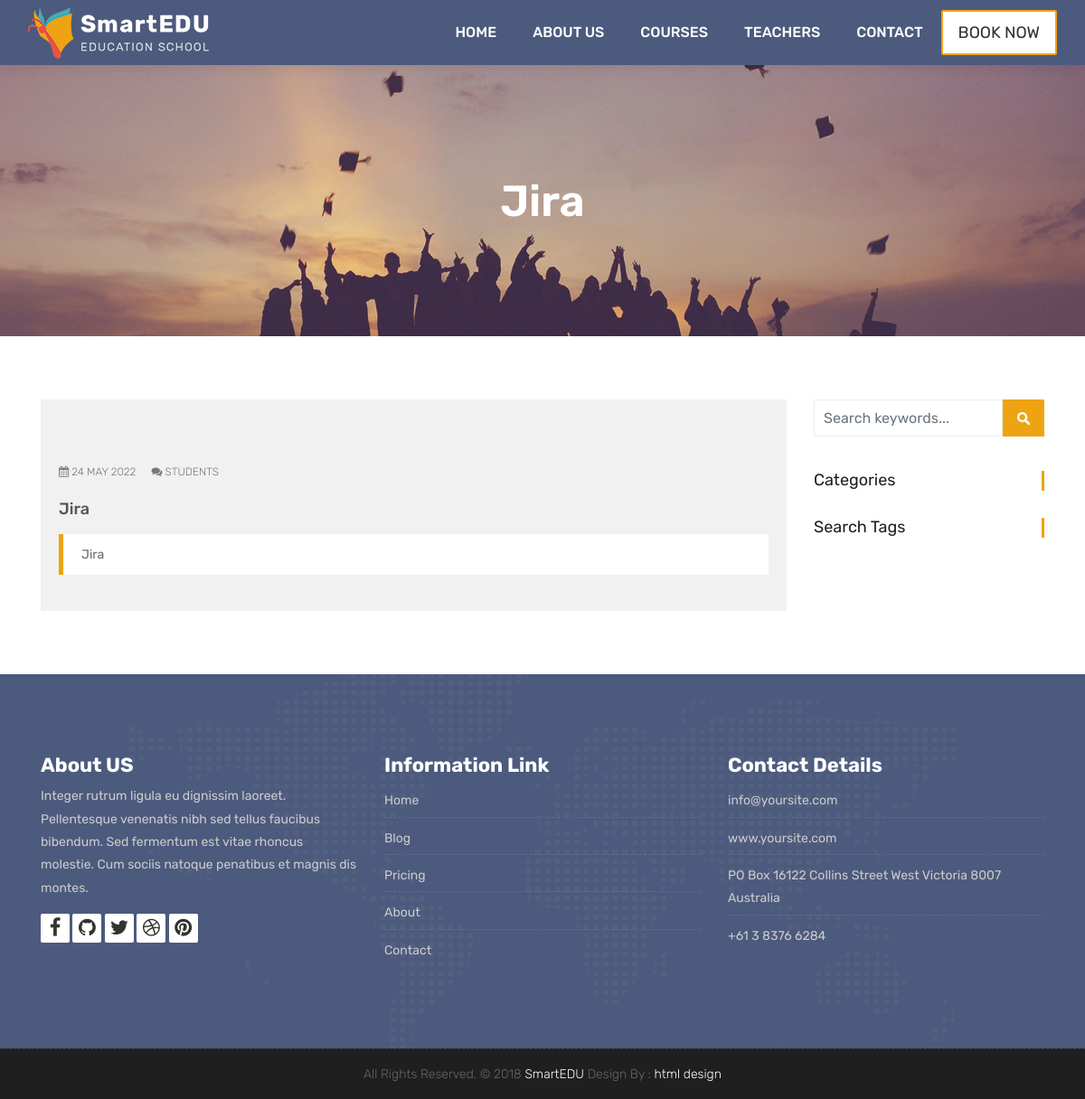
/course/web-design/1, run on the app's committed database.
### courses/models.py (models this page shows, shortened)
class Course(models.Model):
    name = models.CharField(max_length=100, unique=True, verbose_name= "Kurs Adı", help_text= "Kurs adını yazınız")
    category = models.ForeignKey(Category, null=True, on_delete=models.DO_NOTHING)
    tags = models.ManyToManyField(Tag, null=True, blank=True)
    description = models.TextField(blank=True, null=True)
    image = models.ImageField(upload_to= "media/%Y %m %d/", default="media/courseisnot.png")
    date = models.DateTimeField(auto_now=True)
    available = models.BooleanField(default=True)

### courses/views.py (the view)
# urls.py: path('<slug:category_slug>/<int:course_id>', course_detail, name = "course_detail"),
def course_detail(request, category_slug, course_id):
    course = Course.objects.get(category__slug=category_slug, id=course_id)
    context = {
        'course' : course
    }
    return render(request, 'course.html', context)

### templates/course.html (shortened to what this page needs)
{% extends 'partials/_base.html' %}
{% load static %}
{% block content %}
<div class="all-title-box">
	<div class="container text-center">
		<h1>{{course.name}}</span></h1>
	</div>
</div>
<div id="overviews" class="section wb">
	<div class="container">
		<div class="row">
			<div class="col-lg-9 blog-post-single">
				<div class="blog-item">
					<div class="image-blog">
					</div>
					<div class="post-content">
						<div class="meta-info-blog">
							<span><i class="fa fa-calendar"></i> {{course.date|date:"d M Y"}}</span>
							<span><i class="fa fa-comments"></i> Students</span>
						</div>
						<div class="blog-title">
							<h2><a href="#" title="">{{course.name}}</a></h2>
						</div>
						<div class="blog-desc">
							<blockquote class="default">
								{{course.description}}
							</blockquote>
						</div>
					</div>
				</div>
			</div>
			<div class="col-lg-3 col-12 right-single">
				<div class="widget-search">
					<div class="site-search-area">
						<form method="get" id="site-searchform" action="#">
							<div>
								<input class="input-text form-control" name="search-k" id="search-k"
									placeholder="Search keywords..." type="text">
								<input id="searchsubmit" value="Search" type="submit">
							</div>
						</form>
					</div>
				</div>
				<div class="widget-categories">
					<h3 class="widget-title">Categories</h3>
				</div>
				<div class="widget-tags">
					<h3 class="widget-title">Search Tags</h3>
				</div>
			</div>
		</div>
	</div>
</div>
{% endblock %}

### static/style.css (style rules this page uses)
body { color: #333333; font-size: 14px; font-family: 'Rubik', sans-serif; line-height: 1.80857; }
html, body { height: 100%; }
a { color: #1f1f1f; text-decoration: none !important; outline: none !important; -webkit-transition: all .3s ease-in-out; -moz-transition: all .3s ease-in-out; -ms-transition: all .3s ease-in-out; -o-transition: all .3s ease-in-out; transition: all .3s ease-in-out; }
h1, h2, h3, h4, h5, h6 { letter-spacing: 0; font-weight: normal; position: relative; padding: 0 0 10px 0; font-weight: normal; line-height: 120% !important; color: #1f1f1f; margin: 0 }
h1 { font-size: 24px }
h2 { font-size: 22px }
h3 { font-size: 18px }
h1 a, h2 a, h3 a, h4 a, h5 a, h6 a { color: #212121; text-decoration: none!important; opacity: 1 }
a { color: #1f1f1f; text-decoration: none; outline: none; }
a, .btn { text-decoration: none !important; outline: none !important; -webkit-transition: all .3s ease-in-out; -moz-transition: all .3s ease-in-out; -ms-transition: all .3s ease-in-out; -o-transition: all .3s ease-in-out; transition: all .3s ease-in-out; }
blockquote { margin: 20px 0 20px; padding: 30px; }
.section { display: block; position: relative; overflow: hidden; padding: 70px 0; }
.section.wb { background-color: #ffffff; }
.all-title-box { background: url(images/banner.jpg)no-repeat; -webkit-background-size: cover; -moz-background-size: cover; -o-background-size: cover; background-size: cover; background-position: center; min-height: 300px; }
.all-title-box h1 { color: #fff; font-weight: 600; text-transform: capitalize; padding-top: 11%; font-size: 48px; line-height: 0px; }
.blog-item { background: #f1f1f1; padding: 20px; }
.blog-item .meta-info-blog { margin-top: 25px; padding: 0; text-transform: uppercase; font-size: 12px; font-weight: 300; }
.meta-info-blog > span { display: inline-block; padding-right: 14px; color: #777; }
.blog-title > h2 { margin: 15px 0; padding: 0px; }
.blog-title a { font-size: 18px; line-height: 25px; font-weight: 500; color: #555; text-transform: capitalize; }
blockquote { padding: 10px 20px; margin: 0 0 20px; font-size: 17.5px; border-left: 5px solid #ffffff; }
blockquote.default { border-color: #eea412; color: #666; background: #ffffff; font-size: inherit; }
.right-single .widget-search { margin-bottom: 30px; position: relative; display: inline-block; width: 100%; }
#site-searchform .form-control { border: 1px solid #eee; background-color: #fff; width: 82%; height: 41px; padding: 5px 10px 5px 10px; color: #999; float: left; border-radius: 0; }
#site-searchform #searchsubmit { float: left; width: 18%; height: 41px; cursor: pointer; text-indent: -5555em; line-height: 100; overflow: hidden; background: #eea412 url(images/search-icon.png) no-repeat center 14px; border: 0; transition: all 0.4s ease-in-out; -webkit-transition: all 0.4s ease-in-out; -moz-transition: all 0.4s ease-in-out; -ms-transition: all 0.4s ease-in-out; -o-transition: all 0.4s ease-in-out; }
.widget-categories { margin-bottom: 30px; }
.widget-categories .widget-title { font-size: 18px; font-weight: 400; padding: 0px; margin-bottom: 15px; border-right: 3px solid #eea412; }
.widget-tags .widget-title { font-size: 18px; font-weight: 400; padding: 0px; margin-bottom: 15px; border-right: 3px solid #eea412; }

### data on the page
Course: name "Jira", date "24 MAY 2022", description "Jira"
